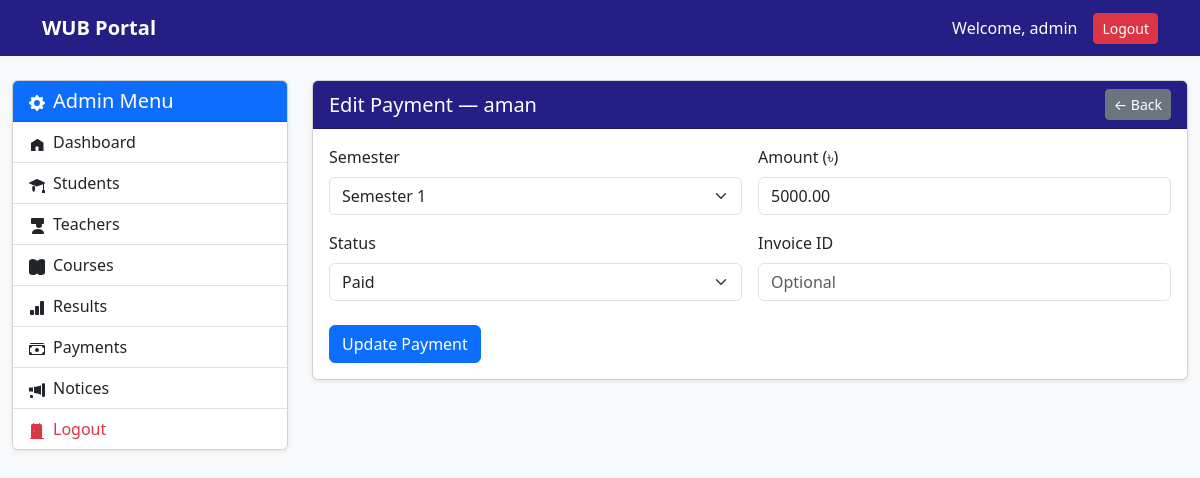
Page /dashboard/admin/payment/edit/3/ (signed in) on the committed database.
### accounts/models.py (models this page shows)
class CustomUser(AbstractUser):
    role = models.CharField(max_length=20, default='student')
    profile_picture = models.ImageField(
        upload_to='profile_pics/',
        null=True,
        blank=True
    )
    phone = models.CharField(max_length=20, null=True, blank=True)
    address = models.TextField(null=True, blank=True)

### payments/models.py (models this page shows, shortened)
class Payment(models.Model):
    student = models.ForeignKey(User, on_delete=models.CASCADE, related_name='payments')
    semester = models.IntegerField(default=1)          # Added default to avoid migration issues
    amount = models.DecimalField(max_digits=10, decimal_places=2)
    status = models.CharField(max_length=20, choices=[
        ('Paid', 'Paid'),
        ('Pending', 'Pending'),
        ('Unpaid', 'Unpaid')
    ], default='Pending')
    date = models.DateField(default=now)
    invoice_id = models.CharField(max_length=50, blank=True, null=True)
    class Meta:
        ordering = ['-date']

### accounts/views.py (the view, shortened to what this page needs)
# urls.py: path('dashboard/admin/payment/edit/<int:payment_id>/', account_views.admin_payment_edit, name='admin_payment_edit'),
@login_required(login_url='/login/')
def admin_payment_edit(request, payment_id):
    if request.user.role != 'admin':
        return redirect('home')
    payment = get_object_or_404(Payment, id=payment_id)
    student = payment.student
    return render(request, 'admin/payment_form.html', {
        'student': student,
        'payment': payment,
        'semesters': range(1, 13),
    })

### templates/admin/payment_form.html (shortened to what this page needs)
{% extends 'admin/admin_base.html' %}
{% block admin_content %}
<div class="card shadow-sm">
    <div class="card-header d-flex justify-content-between align-items-center">
        <h5 class="mb-0">
            {% if payment %}Edit Payment{% else %}Add Payment{% endif %} — {{ student.username }}
        </h5>
        <a href="{% url 'admin_student_details' student.id %}" class="btn btn-secondary btn-sm">← Back</a>
    </div>
    <div class="card-body">
        <form method="post">
            <div class="row g-3">
                <div class="col-md-6">
                    <label class="form-label">Semester</label>
                    <select name="semester" class="form-select" required>
                        {% for sem in semesters %}
                        <option value="{{ sem }}" {% if payment and payment.semester == sem %}selected{% endif %}>
                            Semester {{ sem }}
                        </option>
                        {% endfor %}
                    </select>
                </div>
                <div class="col-md-6">
                    <label class="form-label">Amount (৳)</label>
                    <input type="number" name="amount" class="form-control" step="0.01" min="0"
                           value="{% if payment %}{{ payment.amount }}{% endif %}" required>
                </div>
                <div class="col-md-6">
                    <label class="form-label">Status</label>
                    <select name="status" class="form-select" required>
                        <option value="Paid" {% if payment and payment.status == 'Paid' %}selected{% endif %}>Paid</option>
                    </select>
                </div>
                <div class="col-md-6">
                    <label class="form-label">Invoice ID</label>
                    <input type="text" name="invoice_id" class="form-control"
                           value="{% if payment %}{{ payment.invoice_id|default:'' }}{% endif %}"
                           placeholder="Optional">
                </div>
            </div>
            <div class="mt-4">
                <button type="submit" class="btn btn-primary">
                    {% if payment %}Update Payment{% else %}Add Payment{% endif %}
                </button>
            </div>
        </form>
    </div>
</div>
{% endblock %}

### templates/base.html (shortened to what this page needs)
{% load static %}
<!DOCTYPE html>
<html lang="en">
<head>
    <link href="https://cdn.jsdelivr.net/npm/bootstrap@5.3.0/dist/css/bootstrap.min.css" rel="stylesheet">
</head>
<body>
    <nav class="navbar navbar-expand-lg navbar-dark">
        <div class="container">
            <a class="navbar-brand fw-bold" href="{% url 'student_dashboard' %}">WUB Portal</a>
            <div class="ms-auto d-flex align-items-center">
                <span class="text-white me-3">
                    Welcome, {{ request.user.get_full_name|default:request.user.username }}
                </span>
                <form method="post" action="{% url 'logout' %}" style="display: inline;">
                    <button type="submit" class="btn btn-danger btn-sm">Logout</button>
                </form>
            </div>
        </div>
    </nav>
    {% block content %}
    {% endblock %}
</body>
</html>

### templates/base.html (style rules this page uses)
body { background-color: #f8f9fa; }
.navbar { background: #251e85; }
.navbar-brand, .nav-link { color: white !important; }
.card-header { background: #251e85; color: white; }

### rows in the picture
CustomUser: user.get_full_name "admin"
CustomUser: username "aman"
Payment: semester "Semester 1", amount "5000.00", status "Paid"
